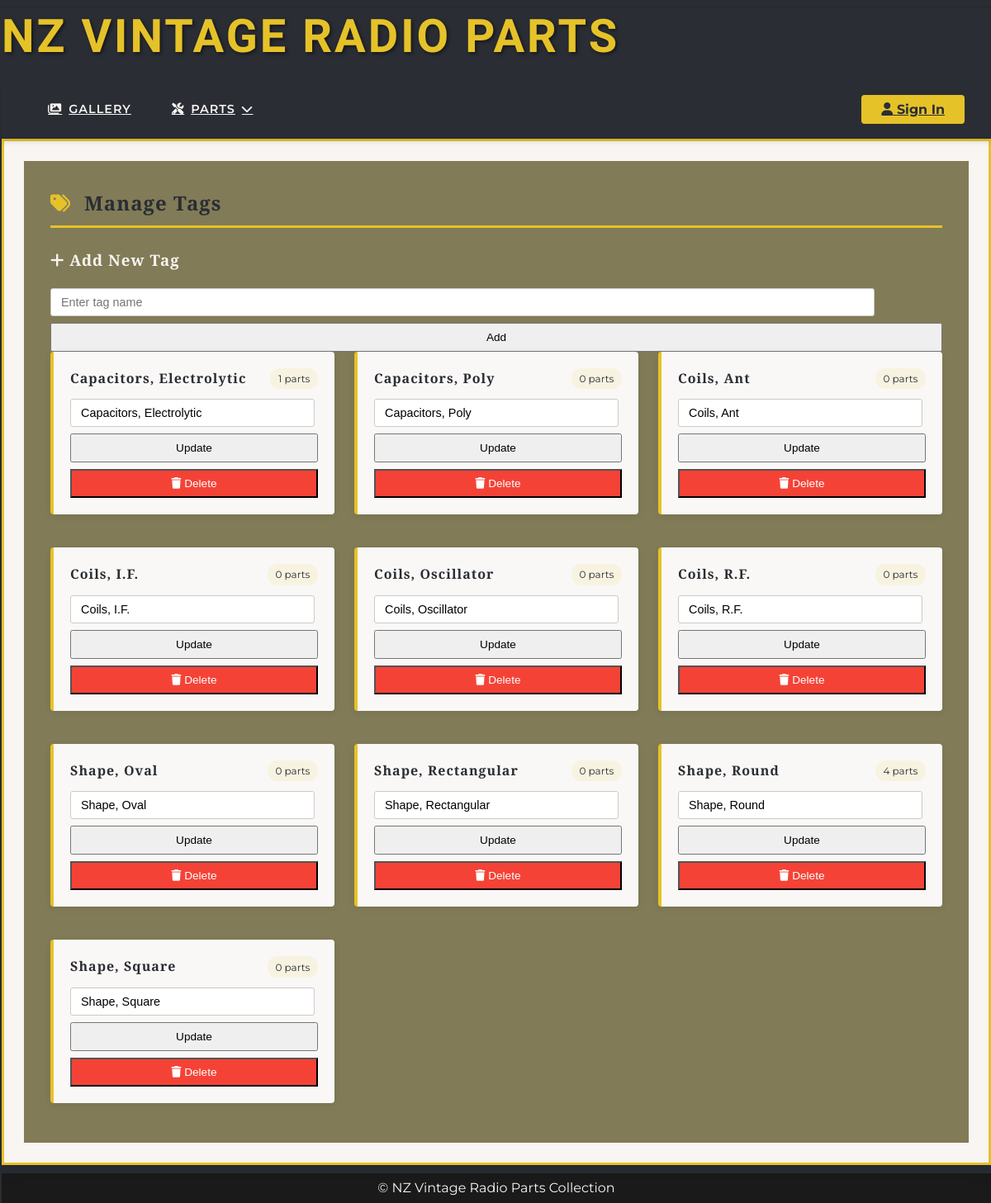
/tags/manage, run on the app's committed database.
### app/models.py (models this page shows, shortened)
class Tag(db.Model):
    __tablename__ = 'Tag'
    id = db.Column(db.Integer, primary_key=True, autoincrement=True)
    name = db.Column(db.String(100), nullable=False, unique=True)
    description = db.Column(db.String(255))
    slug = db.Column(db.String(100), nullable=False, unique=True, index=True)
    parts = db.relationship('Part', secondary=part_tags, back_populates='tags')

### app/blueprints/tags.py (the view)
@bp.route('/manage')
def manage_tags():
    tags = Tag.query.order_by(Tag.name).all()
    return render_template('manage_tags.html', tags=tags)

### app/templates/manage_tags.html (shortened to what this page needs)
{% extends 'layout.html' %}
{% block content %}
<div class="art-deco-card">
    <div class="tag-manager">
        <h2><i class="fas fa-tags"></i> Manage Tags</h2>
        <div class="add-tag-form">
            <h3><i class="fas fa-plus"></i> Add New Tag</h3>
            <form method="POST" action="{{ url_for('tags.add_tag') }}" class="tag-form">
                <input type="text" name="name" placeholder="Enter tag name" required>
                <button type="submit">Add</button>
            </form>
        </div>
        <div class="tag-list">
            {% for tag in tags %}
            <div class="tag-item">
                <div class="tag-header">
                    <h3 class="tag-name">{{ tag.name }}</h3>
                    <span class="tag-count">{{ tag.parts|length }} parts</span>
                </div>
                <form method="POST" action="{{ url_for('tags.edit_tag', tag_id=tag.id) }}" class="tag-form">
                    <input type="text" name="name" value="{{ tag.name }}" required>
                    <button type="submit">Update</button>
                </form>
                <form method="POST" action="{{ url_for('tags.delete_tag', tag_id=tag.id) }}" class="tag-form" style="margin-top: 0.5rem;">
                    <button type="submit" class="delete-btn">
                        <i class="fas fa-trash"></i> Delete
                    </button>
                </form>
            </div>
            {% else %}
            <div class="empty-state">
                <i class="fas fa-tags vintage-icon-large"></i>
                <h3>No Tags Yet</h3>
                <p>Add your first tag using the form above</p>
            </div>
            {% endfor %}
        </div>
    </div>
</div>
{% endblock %}

### app/static/css/style.css (style rules this page uses)
:root { --primary: #e6c229; --secondary: #2a2d34; --sorta-dark: #817b57; --accent: #927d0a; --light: #f8f5f2; --semi-light: #cdc9c6; --dark: #1a1a1a; --success: #4caf50; --warning: #ff9800; --error: #f44336; --shadow-sm: 0 1px 3px rgba(0, 0, 0, 0.12); --shadow-md: 0 4px 6px rgba(0, 0, 0, 0.1); --shadow-lg: 0 10px 15px rgba(0, 0, 0, 0.1); --shadow-xl: 0 20px 25px rgba(0, 0, 0, 0.1); --shadow-primary: 0 4px 12px rgba(230, 194, 41, 0.2); --font-main: 'Montserrat', sans-serif; --font-display: 'Playfair Display', serif; --radio-dial: linear-gradient(135deg, transparent 50%, var(--primary) 50%); --radio-grill: repeating-linear-gradient( 90deg, var(--secondary), var(--secondary) 2px, transparent 2px, transparent 6px ); }
body { font-family: var(--font-main); background: var(--secondary); color: var(--light); line-height: 1.6; margin: 0; position: relative; margin-left: 2px; }
body::before { content: ""; position: fixed; top: 0; left: 0; right: 0; height: 8px; background: var(--radio-grill); z-index: 100; box-shadow: var(--shadow-sm); }
h1, h2, h3, h4 { font-family: var(--font-display); margin-top: 0; letter-spacing: 1px; }
.art-deco-card { background: var(--light); border-radius: 0; box-shadow: var(--shadow-lg); padding: 1.5rem; border: 3px solid var(--primary); position: relative; overflow: hidden; }
.art-deco-card::after { display: none !important; }
.tag-count { display: inline-block; margin-left: 0.4rem; background: rgba(42, 45, 52, 0.1); padding: 0.15rem 0.4rem; border-radius: 8px; font-size: 0.75rem; }
.tag-manager { background: var(--sorta-dark); border: 2px solid var(--fa-font-brands); padding: 2rem; }
.tag-manager h2 { color: var(--secondary); font-family: var(--font-display); border-bottom: 3px solid var(--primary); padding-bottom: 0.5rem; margin-bottom: 1.5rem; display: flex; align-items: center; gap: 1rem; }
.tag-manager h2 i { color: var(--primary); }
.tag-list { display: grid; grid-template-columns: repeat(auto-fill, minmax(280px, 1fr)); gap: 1.5rem; }
.tag-item { background: rgba(255, 255, 255, 0.95); padding: 1.25rem; border-left: 4px solid var(--primary); box-shadow: 0 2px 8px rgba(0, 0, 0, 0.08); border-radius: 4px; transition: all 0.25s ease; margin-bottom: 1rem; overflow: hidden; }
.tag-header { display: flex; justify-content: space-between; align-items: center; margin-bottom: 0.75rem; }
.tag-name { font-weight: 600; color: var(--secondary); font-size: 1rem; margin: 0; padding-right: 0.5rem; }
.tag-form { display: flex; flex-direction: column; gap: 0.5rem; width: 100%; }
.tag-form input[type="text"] { width: 90%; padding: 0.5rem 0.75rem; border: 1px solid var(--semi-light); border-radius: 3px; font-size: 0.9rem; }
.tag-form button { padding: 0.5rem 1rem; font-size: 0.85rem; white-space: nowrap; }
.delete-btn { background: var(--error); color: white; }
.tag-count { background: rgba(230, 194, 41, 0.1); padding: 0.2rem 0.6rem; border-radius: 12px; font-size: 0.75rem; color: var(--secondary); }

### data on the page
Tag: name "Capacitors, Electrolytic", parts|length "1"
Tag: name "Capacitors, Poly", parts|length "0"
Tag: name "Coils, Ant", parts|length "0"
Tag: name "Coils, I.F.", parts|length "0"
Tag: name "Coils, Oscillator", parts|length "0"
Tag: name "Coils, R.F.", parts|length "0"
Tag: name "Shape, Oval", parts|length "0"
Tag: name "Shape, Rectangular", parts|length "0"
Tag: name "Shape, Round", parts|length "4"
Tag: name "Shape, Square", parts|length "0"
